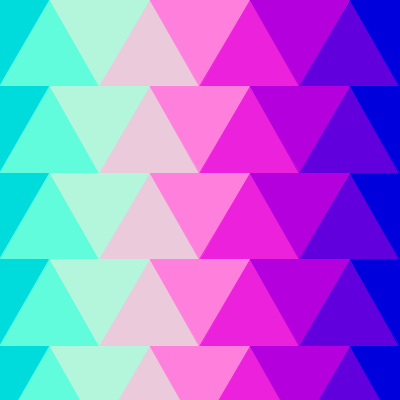
Frame 1 (no input)
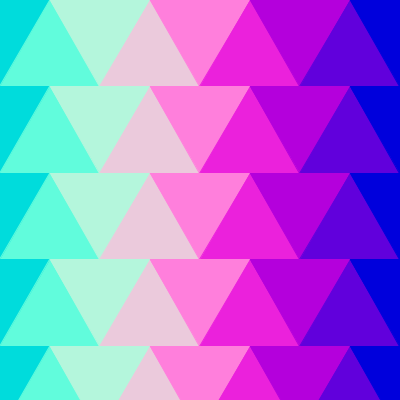
Frame 60 (the mouse pressed at the canvas centre just before this capture)
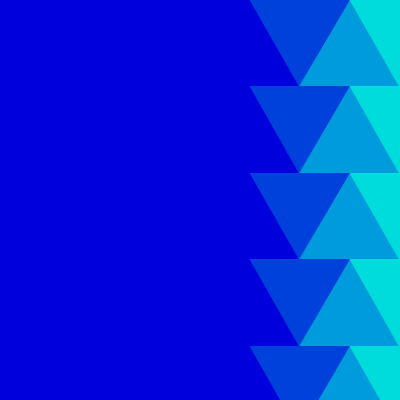
Frame 120 (the mouse held since frame 60 and released just before this capture)

The Processing sketch that drew these frames (run headless with seeded random() and noise(); from frame 60 on, the mouse is pressed at the canvas centre):

// Processing sketch: processing_133137
// ── processing_133137.pde

float c = 100;
float a = 100/2;
float pythagoras = sqrt(c*c-a*a);
float x=0;
float r=0;
void setup() {
  size(400, 400);
}

void draw() {
  changeColor();
  shapes();

}

void shapes() {
  translate(-a, 0);
  for (int j = 0; j<(width/pythagoras); j++) {
    pushMatrix();
    for (int i = 0; i<=(width/a); i++) {
      stroke(sin((i * PI / 8)+radians(r))*255, sin((i * PI / 8)+radians(60)+radians(r))*255, 220);
      fill(sin((i * PI / 8)+radians(r))*255, sin((i * PI / 8)+radians(60)+radians(r))*255, 220);
      triangle(0, 0, c, 0, a, pythagoras);
      rotate(radians(180));

      if (i%2==0) {
        translate(-c-c/2, -pythagoras);
      }
      else {
        translate(-c/2, -pythagoras);
      }
    }
    popMatrix();
    translate(0, pythagoras);
  }
}

void changeColor(){
  r = map(mouseX,0,width,0,360);
}
